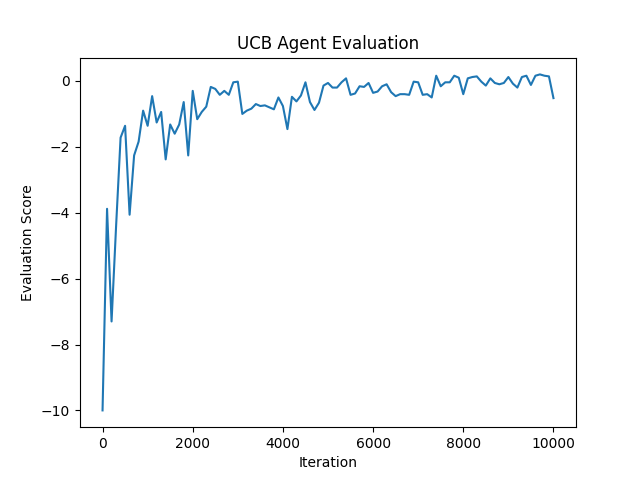

This chart was generated by the following Python code:
import matplotlib.pyplot as plt
import math

from ttt import Tictactoe, Agent, Orchestrator

class UcbMethod(Agent):
    def __init__(self, lr: float = 0.1):
        self.action_values = [[[0] * 9 for _ in range(512)] for _ in range(512)]
        self.steps: list[tuple[int, int, int, int]] = []
        self.lr = lr
        self.counts = [[[0] * 9 for _ in range(512)] for _ in range(512)]
    
    def new_simulation(self):
        self.steps = []
    
    def get_action(self, board: Tictactoe, player: int, training: bool = True) -> int:
        best_action = None
        best_value = float('-inf')
        x_value, o_value = board.get_numbers()
        total_count = sum(self.counts[x_value][o_value]) + 1
        for row in range(3):
            for col in range(3):
                action_num = row * 3 + col
                action_value = self.action_values[x_value][o_value][action_num]
                action_count = self.counts[x_value][o_value][action_num]
                value = action_value if not training \
                    else action_value + (2 * math.log(total_count) / action_count) ** 0.5 \
                    if action_count > 0 else float('inf')
                if value > best_value:
                    best_value = value
                    best_action = (row, col)
        if training:
            action_num = best_action[0] * 3 + best_action[1]
            self.steps.append((x_value, o_value, action_num, player))
        return best_action
    
    def update_invalid_move(self, reward: float):
        x_value, o_value, action_num, player = self.steps[-1]
        self.steps = self.steps[:-1]
        self.action_values[x_value][o_value][action_num] += self.lr * (reward - self.action_values[x_value][o_value][action_num])
        self.counts[x_value][o_value][action_num] += 1
    
    def update_action_value(self, reward: float):
        for x_value, o_value, action_num, player in self.steps:
            if player == 1:
                self.action_values[x_value][o_value][action_num] += self.lr * (reward - self.action_values[x_value][o_value][action_num])
            else:
                self.action_values[x_value][o_value][action_num] += self.lr * (-reward - self.action_values[x_value][o_value][action_num])
            self.counts[x_value][o_value][action_num] += 1

def main():
    agent = UcbMethod()
    orchestrator = Orchestrator(agent)
    breakpoints = 100
    evaluation_results = orchestrator.run(breakpoints=breakpoints)
    plt.figure()
    plt.plot([i * breakpoints for i in range(len(evaluation_results))], evaluation_results)
    plt.xlabel("Iteration")
    plt.ylabel("Evaluation Score")
    plt.title("UCB Agent Evaluation")
    plt.savefig("ucb.png")


if __name__ == "__main__":
    main()
